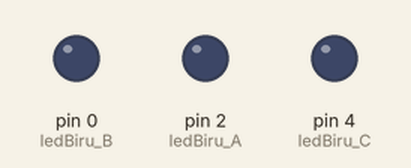
Recording of a sketch running on a simulated Arduino Uno, built with avr-gcc and run on an emulated ATmega328P. Parts: output pins drawn as LEDs (lit = HIGH).

Above: at 0.5 s.
At 2.5 s:
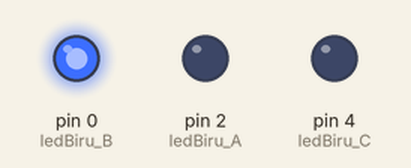
At 4.5 s:
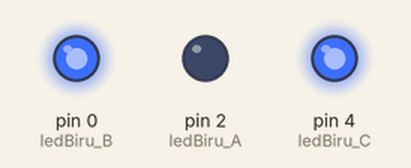
At 7.5 s:
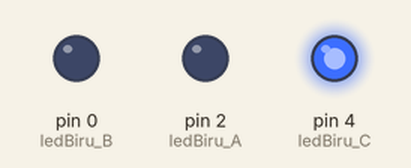
At 10.5 s:
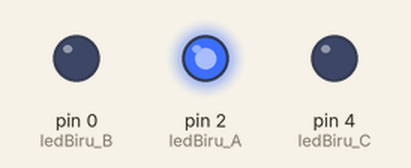
At 13.5 s:
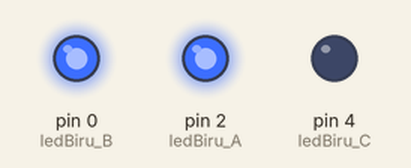
Timing chart, 0 to 15.6 s (numbered marks = the images above):
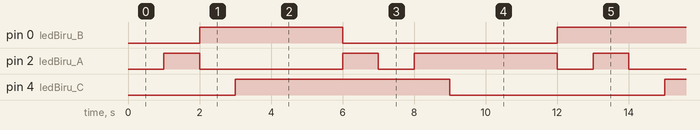

Measured:
- by itself, pin 0 (ledBiru_B): repeats every 12.0 s: LOW 6.0 s, HIGH 6.0 s
- by itself, pin 2 (ledBiru_A): repeats every 12.0 s: LOW 4.0 s, HIGH 1.0 s, LOW 1.0 s, HIGH 4.0 s, LOW 1.0 s, HIGH 1.0 s
- by itself, pin 4 (ledBiru_C): alternates HIGH for 6.0 s and LOW for 6.0 s

The sketch:

mini_project_01.ino
```cpp
const int ledBiru_A =2;
const int ledBiru_B =0;
const int ledBiru_C =4;

bool ledState = LOW;

// setiap millis diisi dengan 0
unsigned long prevMillis_A =0;
unsigned long prevMillis_B =0;
unsigned long prevMillis_C =0;

unsigned long interval_B_A =1000;
unsigned long interval_B_B =2000;
unsigned long interval_B_C =3000;

unsigned long currentMills_ALL =0;

void setup() {
  pinMode(ledBiru_A,OUTPUT); // SET PIN
  pinMode(ledBiru_B,OUTPUT);
  pinMode(ledBiru_C,OUTPUT);
}

void loop() {
  currentMills_ALL = millis();

  proses_Biru_A();
  proses_Biru_B();
  proses_Biru_C();
}

void proses_Biru_A(){
  if(currentMills_ALL - prevMillis_A >= interval_B_A){
    prevMillis_A = currentMills_ALL;
    ledState  = !ledState;
    digitalWrite(ledBiru_A,ledState);
  }
}

void proses_Biru_B(){
  if(currentMills_ALL - prevMillis_B >= interval_B_B){
    prevMillis_B = currentMills_ALL;
    ledState  = !ledState;
    digitalWrite(ledBiru_B,ledState);
  }
}

void proses_Biru_C(){
  if(currentMills_ALL - prevMillis_C >= interval_B_C){
    prevMillis_C = currentMills_ALL;
    ledState  = !ledState;
    digitalWrite(ledBiru_C,ledState);
  }
}
```
